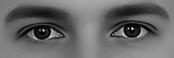
#> input picture Final Project/average male eyes gray-float.jpg, 174 x 58 px
$ python finalProject.py
#> lines starting #> are read from the running program, lines starting #| are printed output that depends on the picture; after the words box and inside, x2 and y2 are one past the last pixel; in counts of white or black regions, pixels touching at a corner belong together
import cv2
from numpy import *
import matplotlib.pyplot as plt
from skimage.feature import hog
from skimage import color, exposure, io, img_as_float, transform
import time

#https://facedetection.com/datasets/

def findDeep(region, im, histTemplate):
    # INITIALIZE VARIABLES
    smallest = zeros(10)
    info = []

    z = 0
    for i in range(55,145,10):
        width = int(len(im) * i / 100)
        height = int(len(im[0]) * i / 100)
        shape = (width, height)
        temp1, temp2 = find(region, transform.resize(region, shape), pixelsPerCell, stepSize)
        smallest[z] = temp1
        info.append(temp2)
        z += 1

    print(smallest.min())
    resultIdx = smallest.argmin()-1
    print(info[resultIdx])
    return info[resultIdx]

def find(region, im, pixelsPerCell, stepSize):
    #pixelsPerCell: does not need many to calculate accurately. Can go up to (32,32)
    #stepSize: needs large number in order to calculate accurately (minimum is like 16)
    widR = len(region)
    widIm = len(im)
    stepX = int(widR/stepSize)

    lenR = len(region[0])
    lenIm = len(im[0])
    stepY = int(lenR/stepSize)

    histToCompareTo = histTemplate
    smallestHist = float('inf')
    smallest = []

    for x in range(0, widIm-widR, stepX):
        for y in range(0, lenIm-lenR, stepY):
            window = im[x:x+widR, y:y+lenR]
            window = img_as_float(window)

            temp = hog(window, orientations=8, pixels_per_cell=pixelsPerCell, cells_per_block=(1, 1))

            difference = temp-histToCompareTo#substract histograms
            difference = square(difference)
            # difference = abs(difference)
            tempSum = sum(difference)#compute cumulative sum of histogram to compare to previous

            if(tempSum < smallestHist):
                smallestHist = tempSum
                smallest = [(y, x), (y+lenR, x+widR)]

    return smallestHist, smallest

# INITIALIZE VARIABLES
pixelsPerCell = (8, 8)
stepSize = 16

#BRING IN EYE TEMPLATE
eyeTemplate = io.imread('Final Project/average male eyes gray-float.jpg')
#> eyeTemplate is the input picture: shape (58, 174); min 0, max 253, mean 104.1
eyeTemplate = img_as_float(eyeTemplate)

#COMPUTE ITS HISTOGRAM, NEEDS TO BE COMPUTED ONLY ONCE
histTemplate = hog(eyeTemplate, orientations=8, pixels_per_cell=pixelsPerCell, cells_per_block=(1, 1))
#> histTemplate = 1176 values, max 0.919 at index 123, min 0 at index 7, mean 0.272

# [18 lines of commented-out code are left out]
frame = io.imread('Final Project/test1.jpg')
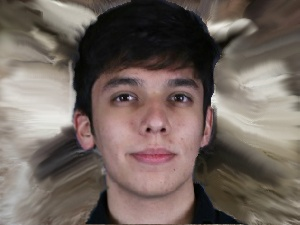
#> input picture Final Project/test1.jpg, 300 x 225 px
#> frame is the input picture: shape (225, 300, 3); mean R, G, B 113.9, 101.3, 94.7
frame = color.rgb2gray(frame)
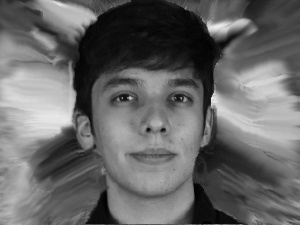
#> frame: shape (225, 300) float64; min 0.0025, max 0.93, mean 0.406
frame = img_as_float(frame)

start_time = time.time()
coo = findDeep(eyeTemplate, frame, histTemplate)
#> the loop in findDeep, `for i in range(55,145,10):` made 9 passes
#> (width, height, widIm in find, lenIm in find, temp1, temp2) on passes 2 to 9: (146, 195, 146, 195, 72.97, [(10, 3), (184, 61)]), (168, 225, 168, 225, 83.34, [(20, 9), (194, 67)]), (191, 255, 191, 255, 94.35, [(40, 15), (214, 73)]), (213, 285, 213, 285, 101.5, [(80, 15), (254, 73)]), (236, 315, 236, 315, 102, [(100, 21), (274, 79)]), (258, 345, 258, 345, 102.2, [(130, 18), (304, 76)]), (281, 375, 281, 375, 101, [(150, 24), (324, 82)]), (303, 405, 303, 405, 99.31, [(170, 30), (344, 88)])
#> (width, height, widIm in find, lenIm in find, temp1) on pass 1: (123, 165, 123, 165, inf)
#> after the loop in findDeep, `for i in range(55,145,10):`: info = [[], [(10, 3), (184, 61)], [(20, 9), (194, 67)], [(40, 15), (214, 73)], [(80, 15), (254, 73)], [(100, 21), (274, 79)], [(130, 18), (304, 76)], [(150, 24), (324, 82)], [(170, 30), (344, 88)]]; smallest = [inf, 72.97, 83.34, 94.35, 101.5, 102, 102.2, 101, 99.31, 0]; z = 9
#| 0.0
#> in findDeep, `resultIdx = smallest.argmin()-1`: resultIdx = 8
#| [(170, 30), (344, 88)]
#> coo = [(170, 30), (344, 88)]
print("Time to calculate one frame: %s ms" % (time.time() - start_time))

original = io.imread('Final Project/test1.jpg')
cv2.rectangle(original, coo[0], coo[1], (0, 255, 0), 2)
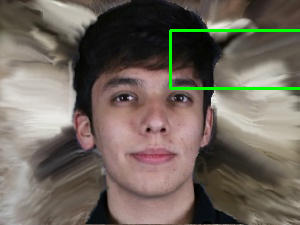
#> original: shape (225, 300, 3); 1.41% of pixels changed, all inside (x1, y1, x2, y2) = (169, 29, 300, 90)
plt.imshow(original)
plt.show()
